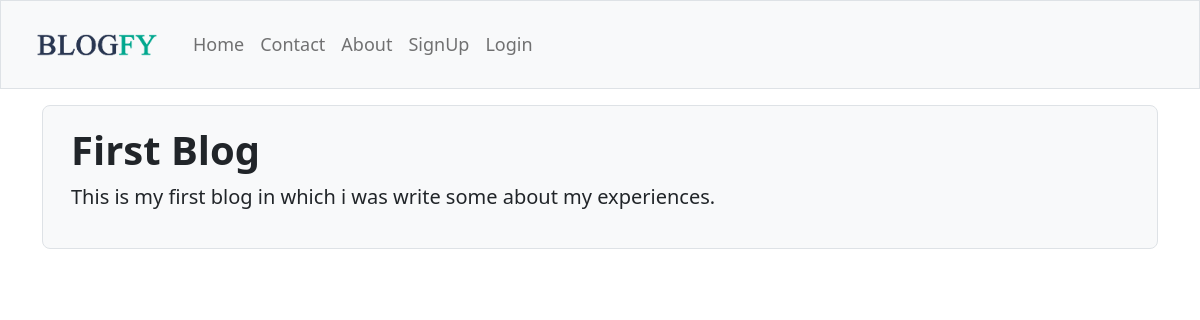
The page /first-blog/ on the database its author committed.
### myaap/models.py (models this page shows)
class Post(models.Model):
    title = models.CharField(max_length=100)
    desc = models.TextField()
    slug = AutoSlugField(populate_from='title', unique=True, null=True, default=None)

### myaap/views.py (the view)
# urls.py: path('<slug>/', views.home_slug, name='home_slug'),
def home_slug(request, slug):
    post = Post.objects.get(slug=slug)
    return render(request, 'blog.html',{'post':post})

### templates/blog.html
{% extends 'base.html' %}
{% load static %}
{% block content %}
    <div class="col-md py-3">
        <div class="p-3  mb-4 bg-light rounded-3 border">
            <div class="row">
                <div class="col">
                    <div class="container-fluid py-1">
                        <h1 class="display-6 fw-bold">{{post.title}}</h1>
                        <p class="col-md fs-5">{{post.desc}}</p>
                    </div>
                </div>
            </div>
        </div>
    </div>
{% endblock content %}

### rows shown on the page
Post: title "First Blog", desc "This is my first blog in which i was write some about my experiences."
